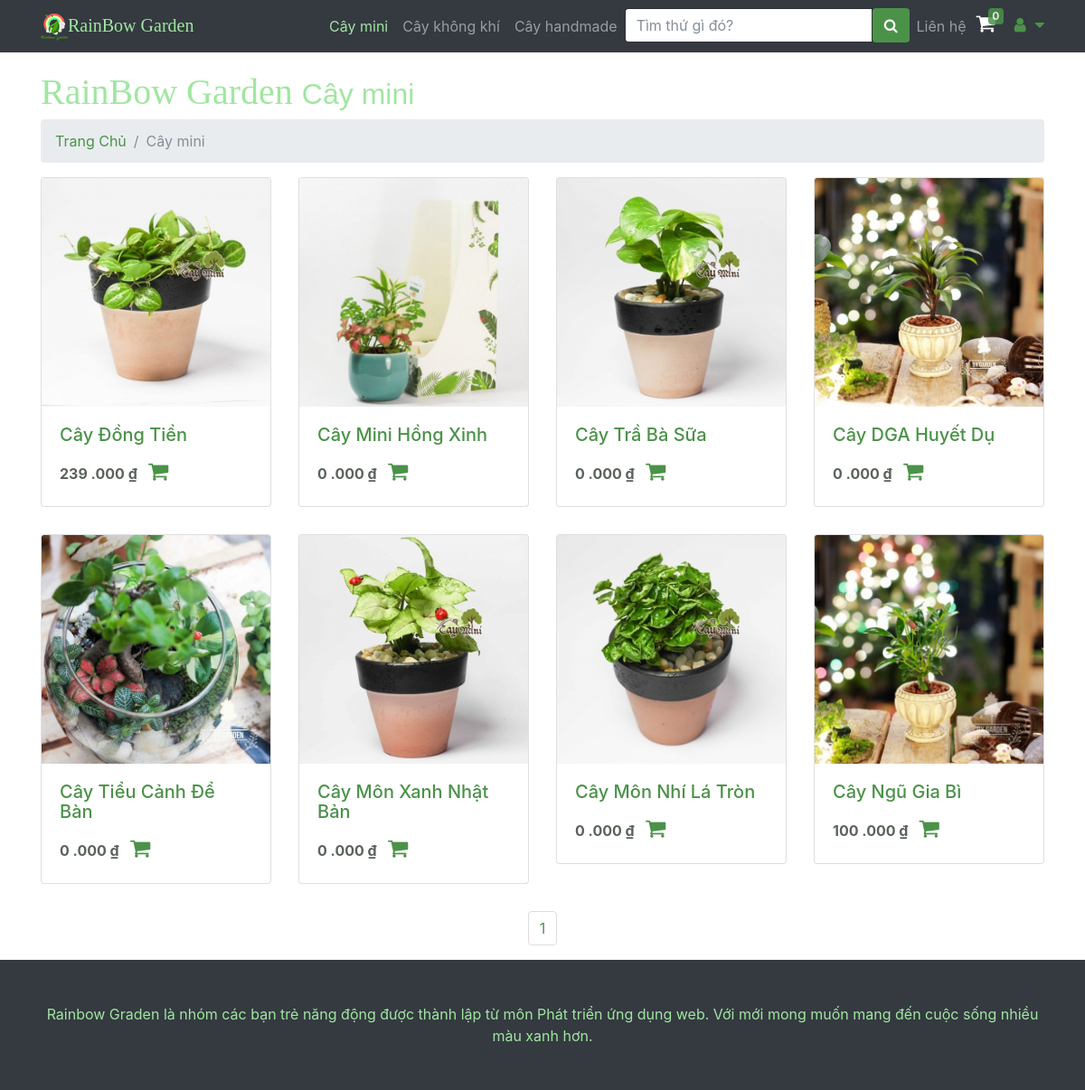
Page /caymini.php on the committed database.
### tables this page shows
CREATE TABLE `product` (
  `id` int(11) NOT NULL,
  `name` varchar(200) DEFAULT NULL,
  `saleoff` int(10) DEFAULT NULL,
  `category` int(11) DEFAULT NULL,
  `imagiUrl` varchar(225) DEFAULT NULL,
  `short_descripsion` text,
  `inStock` int(11) DEFAULT '0',
  `isAvailable` tinyint(1) DEFAULT '1'
);

### php/connectDB.php (called while the page is built, shortened)
<?php
class DataAccessHelper {
	public function executeQuery($sql){
		$result = $GLOBALS['conn']->query($sql);
		return $result;
	}
}
?>

### php/products-list.php (the view, shortened to what this page needs)
<?php
$trang = 1;
$start = ($trang - 1) * $size;
if($danhmuccon ==0)
{
   if(isset($_GET['tukhoa'])){
    $query =$db->executeQuery ("select * from product where (name like '{$_GET['tukhoa']}' or price = {$_GET['tukhoa']} ) limit {$start}, {$size}");
  }
  else
  {
    $query=$db->executeQuery("call sp_lietkeSanPhamNoiBat()");
  }
}
else
{
  if(isset($_GET['tukhoa'])){
    $query =$db->executeQuery ("select * from product where (name like '{$_GET['tukhoa']}' or price = {$_GET['tukhoa']} and category= {$danhmuccon}) limit {$start}, {$size}");
  }
  else
  {
   $query =$db->executeQuery("call sp_lietkeSanPhamTheoLoai('{$danhmuccon}','{$start}','{$size}')");
 }
}
while($row=mysqli_fetch_assoc($query)){
  $id= $row["id"];
  $name=$row["name"] ;
  $price=(int)$row["price"];
  $imagi=$row["imagiUrl"] ;
  ?>
  <div class="col-md-4 col-sm-6 col-lg-3 portfolio-item">
    <div class="card h-348 cart_items">
      <div class="dropdown">
        <a href="sanpham.html" class="product-image"><img class="card-img-top" src="<?php echo $imagi  ?>" alt="" ></a>
      </div>
      <div class="card-body" style="
      ">
      <h4 class="card-title Namet" >
       <?php echo $name ?>
     </h4>
     <span style="width: 100%">
      <strong class="Giat" name="price"> <?php  echo $price ?> .000&nbsp;₫</strong>
      <span class=" productCart">
        <i class="fa fa-shopping-cart shopping_bg add-to-cart my-cart-btn" id="MyCartbn" aria-hidden="true"  data-id="<?php echo $id ?>" data-name="<?php echo $name ?>" data-summary="<?php echo $name?>" data-price="<?php echo $price  ?>" data-quantity="1" data-image="<?php echo $imagi ?>"></i>
      </span>
    </span>
  </div>
</div>
</div>
<?php
}
?>

### css/modern-business.css (style rules this page uses)
body { padding-top: 54px; }
@media (min-width: 992px) { body { padding-top: 56px; } }
.portfolio-item { margin-bottom: 30px; }

### css/custom.css (style rules this page uses)
.dropdown { position: relative; display: inline-block; }
.Namet { font-size: 20px; font-style: bold; color: #4b9249; }
.Giat { color:#5a635b; }
.shopping_bg { width:30px; height:23px; cursor: pointer; }
.productCart { text-align: right; font-size:24px !important; color: #4b9249; }

### css/styles.css (style rules this page uses)
.fa { display: inline-block; font: normal normal normal 14px/1 FontAwesome; font-size: inherit; text-rendering: auto; -webkit-font-smoothing: antialiased; -moz-osx-font-smoothing: grayscale; }

### caymini.php (style rules this page uses)
a { color: #4b9249 ; }

### rows in the picture
product: imagiUrl (picture), name "Cây Đồng Tiền", price "239"
product: imagiUrl (picture), name "Cây Mini Hồng Xinh", price "0"
product: imagiUrl (picture), name "Cây Trầ Bà Sữa", price "0"
product: imagiUrl (picture), name "Cây DGA Huyết Dụ", price "0"
product: imagiUrl (picture), name "Cây Tiểu Cảnh Để Bàn", price "0"
product: imagiUrl (picture), name "Cây Môn Xanh Nhật Bản", price "0"
product: imagiUrl (picture), name "Cây Môn Nhí Lá Tròn", price "0"
product: imagiUrl (picture), name "Cây Ngũ Gia Bì", price "100"
